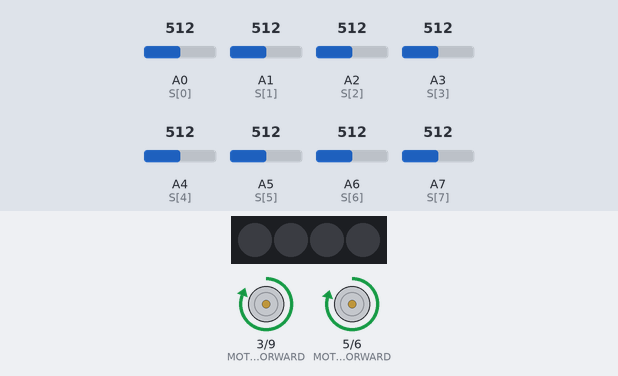
A sketch run on a simulated Arduino Nano, built with avr-gcc and run on an emulated ATmega328P. Shown: 4 RGB LEDs in strip order, left to right, motor-driver pin pairs drawn as motors (green arrow = first pin HIGH = forward, orange = second pin HIGH = backward, longer = more drive). Inputs (shaded band) come from the test bench; at power-on: A0 (S[0]) = 512, A1 (S[1]) = 512, A2 (S[2]) = 512, A3 (S[3]) = 512, A4 (S[4]) = 512, A5 (S[5]) = 512, A6 (S[6]) = 512, A7 (S[7]) = 512.

Above: at 0.2 s.
Timing chart, 0 to 1.7 s (numbered marks = the images above):
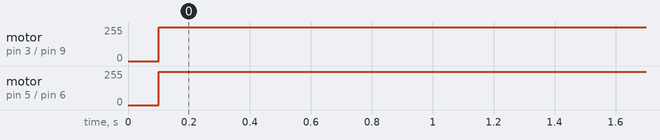

Measured:
- by itself, motor on pin 3 (MOTOR_LEFT_FORWARD) / pin 9 (MOTOR_LEFT_BACKWARD): stopped → forward 255/255 at 0.10 s
- by itself, motor on pin 5 (MOTOR_RIGHT_FORWARD) / pin 6 (MOTOR_RIGHT_BACKWARD): stopped → forward 249/255 at 0.10 s

The sketch:

WorkingCode01.ino
```cpp
#include <Adafruit_NeoPixel.h>

//===================== NEOPIXELS =====================//
#define WHITE           255, 255, 255
#define RED             0  , 255, 0
#define GREEN           255, 0  , 0
#define BLUE            0  , 0  , 255
#define LIGHT_GREEN     255, 155, 0
#define YELLOW          255, 255, 0
#define OFF             0  , 0  , 0
#define NEOPIN_INPUT    7
#define NEO_PIXNUMBER   4

Adafruit_NeoPixel strip_NI(NEO_PIXNUMBER, NEOPIN_INPUT, NEO_GRB + NEO_KHZ800);

void signalOff()
{
    strip_NI.begin();
    for (int j = 0; j < NEO_PIXNUMBER; j++)
    {
        strip_NI.setPixelColor(j, strip_NI.Color(OFF));
    }
    strip_NI.show();
}

void signalForward()
{
    strip_NI.begin();
    for (int j = 0; j < NEO_PIXNUMBER; j++)
    {
        strip_NI.setPixelColor(j, strip_NI.Color(GREEN));
    }
    strip_NI.show();
}

void signalTurnAround()
{
    strip_NI.begin();
    for (int j = 0; j < NEO_PIXNUMBER; j++)
    {
        strip_NI.setPixelColor(j, strip_NI.Color(RED));
    }
    strip_NI.show();
}

//=============== ANALOG LINE SENSORSS ===============//
#define AVERAGE                    700
#define SENSORS                    8
int     S[SENSORS] =               {A0, A1, A2, A3, A4, A5, A6, A7};
int     IR[SENSORS];

void readSensors()
{
    //IR[0] = rightmost, IR[7] = leftmost
    for (int i = 0; i < SENSORS; i++)
    {
        IR[i] = analogRead(S[i]);
    }
}

//===================== CALIBRATION =====================//


//===================== MOTORS =====================//
#define MOTOR_LEFT_FORWARD    3 // connected to B2
#define MOTOR_RIGHT_FORWARD   5 // connected to A1
#define MOTOR_LEFT_BACKWARD   9 // connected to B1
#define MOTOR_RIGHT_BACKWARD  6 // connected to A2


void slightLeft()
{
    analogWrite(MOTOR_LEFT_FORWARD, 255);
    analogWrite(MOTOR_RIGHT_FORWARD, 250);
    analogWrite(MOTOR_LEFT_BACKWARD, 0);
    analogWrite(MOTOR_RIGHT_BACKWARD, 0);
}

void slightRight()
{
    analogWrite(MOTOR_LEFT_FORWARD, 255);
    analogWrite(MOTOR_RIGHT_FORWARD, 235);
    analogWrite(MOTOR_LEFT_BACKWARD, 0);
    analogWrite(MOTOR_RIGHT_BACKWARD, 0);
}

void turnRight()
{
    analogWrite(MOTOR_LEFT_FORWARD, 255);
    analogWrite(MOTOR_RIGHT_FORWARD, 0);
    analogWrite(MOTOR_LEFT_BACKWARD, 0);
    analogWrite(MOTOR_RIGHT_BACKWARD, 0);
    delay(500);
    analogWrite(MOTOR_LEFT_FORWARD, 0);
}

void turnLeft()
{
    analogWrite(MOTOR_LEFT_FORWARD, 0);
    analogWrite(MOTOR_RIGHT_FORWARD, 255);
    analogWrite(MOTOR_LEFT_BACKWARD, 0);
    analogWrite(MOTOR_RIGHT_BACKWARD, 0);
    delay(500);
    analogWrite(MOTOR_RIGHT_FORWARD, 0);
}

void turnAround()
{
    analogWrite(MOTOR_LEFT_FORWARD, 0);
    analogWrite(MOTOR_RIGHT_FORWARD, 255);
    analogWrite(MOTOR_LEFT_BACKWARD, 255);
    analogWrite(MOTOR_RIGHT_BACKWARD, 0);
}

void stopMotors()
{
    analogWrite(MOTOR_LEFT_FORWARD, 0);
    analogWrite(MOTOR_RIGHT_FORWARD, 0);
    analogWrite(MOTOR_LEFT_BACKWARD, 0);
    analogWrite(MOTOR_RIGHT_BACKWARD, 0);
}


void adjustPath()
{
    if (IR[3] > AVERAGE && IR[4] > AVERAGE && IR[6] < AVERAGE)
    {
        slightRight();
    }

    else if (IR[3] < AVERAGE && IR[5] > AVERAGE && IR[6] > AVERAGE)
    {
        slightLeft();
    }
}

void moveForward()
{
    adjustPath();
    analogWrite(MOTOR_LEFT_FORWARD, 255);
    analogWrite(MOTOR_RIGHT_FORWARD, 249);
    analogWrite(MOTOR_LEFT_BACKWARD, 0);
    analogWrite(MOTOR_RIGHT_BACKWARD, 0);
}

//===================== GENERIC STUFF =====================//
void setup()
{
    pinMode(MOTOR_LEFT_FORWARD, OUTPUT);
    pinMode(MOTOR_RIGHT_FORWARD, OUTPUT);
    pinMode(MOTOR_LEFT_BACKWARD, OUTPUT);
    pinMode(MOTOR_RIGHT_BACKWARD, OUTPUT);

    for (int i = 0; i < SENSORS; i++)
    {
        pinMode(IR[i], INPUT);
    }

    Serial.begin(9600);
}

void loop()
{
    readSensors();

    if (IR[1] > AVERAGE && IR[2] > AVERAGE && IR[4] > AVERAGE && IR[7] < AVERAGE && IR[8] < AVERAGE)
    {
        delay(100);
        turnRight();
    }

    else if (IR[1] < AVERAGE && IR[2] < AVERAGE && IR[5] > AVERAGE && IR[7] > AVERAGE && IR[8] > AVERAGE)
    {
        delay(100);
        turnLeft();
    }

    else if (IR[1] < AVERAGE && IR[2] < AVERAGE && IR[3] < AVERAGE && IR[4] < AVERAGE && IR[5] < AVERAGE && IR[6] < AVERAGE && IR[7] < AVERAGE && IR[8] < AVERAGE)
    {
        delay(100);
        turnAround();
    }

    else
    {
        adjustPath();
    }

    moveForward(); //------ Change (A): Removed move forward from the loop to make sure the turns execute by all means ------//
    signalOff();
}
```
